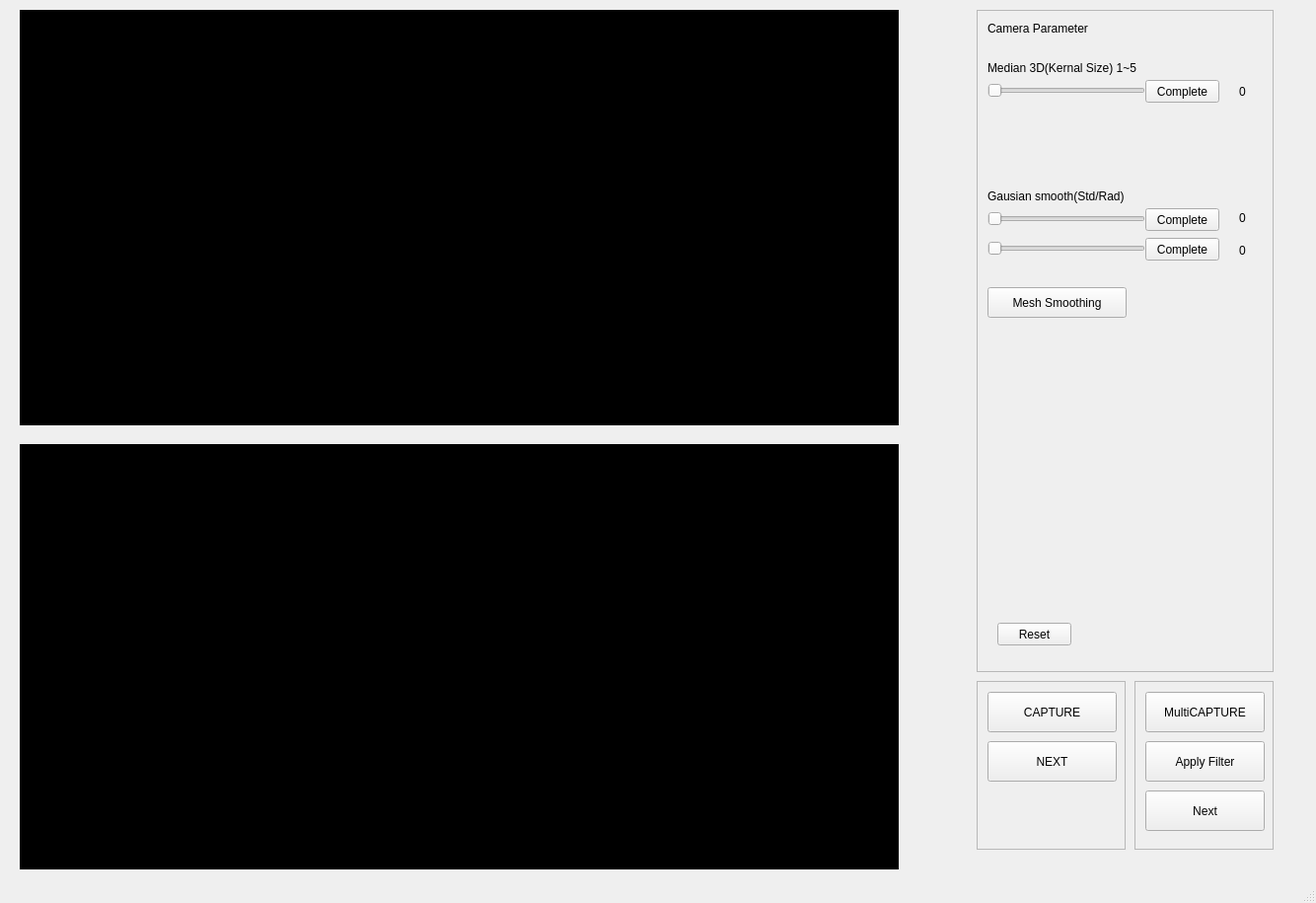
<?xml version="1.0" encoding="UTF-8"?>
<ui version="4.0">
 <class>ScanModuleQTClass</class>
 <widget class="QMainWindow" name="ScanModuleQTClass">
  <property name="geometry">
   <rect>
    <x>0</x>
    <y>0</y>
    <width>1334</width>
    <height>915</height>
   </rect>
  </property>
  <property name="windowTitle">
   <string>ScanModuleQT</string>
  </property>
  <widget class="QWidget" name="centralWidget">
   <widget class="QFrame" name="Viewer_cad_3D">
    <property name="geometry">
     <rect>
      <x>20</x>
      <y>10</y>
      <width>891</width>
      <height>421</height>
     </rect>
    </property>
    <property name="styleSheet">
     <string notr="true">background-color: rgb(0, 0, 0);</string>
    </property>
    <property name="frameShape">
     <enum>QFrame::StyledPanel</enum>
    </property>
    <property name="frameShadow">
     <enum>QFrame::Raised</enum>
    </property>
   </widget>
   <widget class="QFrame" name="Viewer_cad_2D">
    <property name="geometry">
     <rect>
      <x>20</x>
      <y>450</y>
      <width>891</width>
      <height>431</height>
     </rect>
    </property>
    <property name="styleSheet">
     <string notr="true">background-color: rgb(0, 0, 0);</string>
    </property>
    <property name="frameShape">
     <enum>QFrame::StyledPanel</enum>
    </property>
    <property name="frameShadow">
     <enum>QFrame::Raised</enum>
    </property>
   </widget>
   <widget class="QScrollArea" name="scrollArea_2">
    <property name="geometry">
     <rect>
      <x>990</x>
      <y>10</y>
      <width>301</width>
      <height>671</height>
     </rect>
    </property>
    <property name="widgetResizable">
     <bool>true</bool>
    </property>
    <widget class="QWidget" name="scrollAreaWidgetContents_2">
     <property name="geometry">
      <rect>
       <x>0</x>
       <y>0</y>
       <width>299</width>
       <height>669</height>
      </rect>
     </property>
     <widget class="QSlider" name="Median3D_slid">
      <property name="geometry">
       <rect>
        <x>10</x>
        <y>70</y>
        <width>160</width>
        <height>22</height>
       </rect>
      </property>
      <property name="minimum">
       <number>1</number>
      </property>
      <property name="maximum">
       <number>5</number>
      </property>
      <property name="orientation">
       <enum>Qt::Horizontal</enum>
      </property>
     </widget>
     <widget class="QLabel" name="ParameterTitle">
      <property name="geometry">
       <rect>
        <x>10</x>
        <y>10</y>
        <width>151</width>
        <height>16</height>
       </rect>
      </property>
      <property name="text">
       <string>Camera Parameter</string>
      </property>
     </widget>
     <widget class="QLabel" name="label_27">
      <property name="geometry">
       <rect>
        <x>10</x>
        <y>50</y>
        <width>241</width>
        <height>16</height>
       </rect>
      </property>
      <property name="text">
       <string>Median 3D(Kernal Size) 1~5</string>
      </property>
     </widget>
     <widget class="QLabel" name="label_29">
      <property name="geometry">
       <rect>
        <x>10</x>
        <y>180</y>
        <width>171</width>
        <height>16</height>
       </rect>
      </property>
      <property name="text">
       <string>Gausian smooth(Std/Rad)</string>
      </property>
     </widget>
     <widget class="QSlider" name="GausianStd_slid">
      <property name="geometry">
       <rect>
        <x>10</x>
        <y>200</y>
        <width>160</width>
        <height>22</height>
       </rect>
      </property>
      <property name="minimum">
       <number>0</number>
      </property>
      <property name="maximum">
       <number>100</number>
      </property>
      <property name="singleStep">
       <number>5</number>
      </property>
      <property name="orientation">
       <enum>Qt::Horizontal</enum>
      </property>
     </widget>
     <widget class="QSlider" name="GausianRad_slid">
      <property name="geometry">
       <rect>
        <x>10</x>
        <y>230</y>
        <width>160</width>
        <height>22</height>
       </rect>
      </property>
      <property name="minimum">
       <number>0</number>
      </property>
      <property name="maximum">
       <number>100</number>
      </property>
      <property name="singleStep">
       <number>5</number>
      </property>
      <property name="orientation">
       <enum>Qt::Horizontal</enum>
      </property>
     </widget>
     <widget class="QPushButton" name="MeshSmoothBtn">
      <property name="geometry">
       <rect>
        <x>10</x>
        <y>280</y>
        <width>141</width>
        <height>31</height>
       </rect>
      </property>
      <property name="text">
       <string>Mesh Smoothing</string>
      </property>
     </widget>
     <widget class="QPushButton" name="MedianBtn">
      <property name="geometry">
       <rect>
        <x>170</x>
        <y>70</y>
        <width>75</width>
        <height>23</height>
       </rect>
      </property>
      <property name="text">
       <string>Complete</string>
      </property>
     </widget>
     <widget class="QPushButton" name="GausianStdBtn">
      <property name="geometry">
       <rect>
        <x>170</x>
        <y>200</y>
        <width>75</width>
        <height>23</height>
       </rect>
      </property>
      <property name="text">
       <string>Complete</string>
      </property>
     </widget>
     <widget class="QPushButton" name="GausianRadBtn">
      <property name="geometry">
       <rect>
        <x>170</x>
        <y>230</y>
        <width>75</width>
        <height>23</height>
       </rect>
      </property>
      <property name="text">
       <string>Complete</string>
      </property>
     </widget>
     <widget class="QPushButton" name="ResetBtn">
      <property name="geometry">
       <rect>
        <x>20</x>
        <y>620</y>
        <width>75</width>
        <height>23</height>
       </rect>
      </property>
      <property name="text">
       <string>Reset</string>
      </property>
     </widget>
     <widget class="QLabel" name="MedianVal">
      <property name="geometry">
       <rect>
        <x>265</x>
        <y>71</y>
        <width>71</width>
        <height>21</height>
       </rect>
      </property>
      <property name="text">
       <string>0</string>
      </property>
     </widget>
     <widget class="QLabel" name="StdVal">
      <property name="geometry">
       <rect>
        <x>265</x>
        <y>200</y>
        <width>51</width>
        <height>20</height>
       </rect>
      </property>
      <property name="text">
       <string>0</string>
      </property>
     </widget>
     <widget class="QLabel" name="RadVal">
      <property name="geometry">
       <rect>
        <x>265</x>
        <y>232</y>
        <width>41</width>
        <height>21</height>
       </rect>
      </property>
      <property name="text">
       <string>0</string>
      </property>
     </widget>
    </widget>
   </widget>
   <widget class="QScrollArea" name="scrollArea">
    <property name="geometry">
     <rect>
      <x>990</x>
      <y>690</y>
      <width>151</width>
      <height>171</height>
     </rect>
    </property>
    <property name="widgetResizable">
     <bool>true</bool>
    </property>
    <widget class="QWidget" name="scrollAreaWidgetContents">
     <property name="geometry">
      <rect>
       <x>0</x>
       <y>0</y>
       <width>149</width>
       <height>169</height>
      </rect>
     </property>
     <widget class="QPushButton" name="CapBtn">
      <property name="geometry">
       <rect>
        <x>10</x>
        <y>10</y>
        <width>131</width>
        <height>41</height>
       </rect>
      </property>
      <property name="text">
       <string>CAPTURE</string>
      </property>
     </widget>
     <widget class="QPushButton" name="NextBtn">
      <property name="geometry">
       <rect>
        <x>10</x>
        <y>60</y>
        <width>131</width>
        <height>41</height>
       </rect>
      </property>
      <property name="text">
       <string>NEXT</string>
      </property>
     </widget>
    </widget>
   </widget>
   <widget class="QScrollArea" name="scrollArea_3">
    <property name="geometry">
     <rect>
      <x>1150</x>
      <y>690</y>
      <width>141</width>
      <height>171</height>
     </rect>
    </property>
    <property name="widgetResizable">
     <bool>true</bool>
    </property>
    <widget class="QWidget" name="scrollAreaWidgetContents_3">
     <property name="geometry">
      <rect>
       <x>0</x>
       <y>0</y>
       <width>139</width>
       <height>169</height>
      </rect>
     </property>
     <widget class="QPushButton" name="MultiCatpBtn">
      <property name="geometry">
       <rect>
        <x>10</x>
        <y>10</y>
        <width>121</width>
        <height>41</height>
       </rect>
      </property>
      <property name="text">
       <string>MultiCAPTURE</string>
      </property>
     </widget>
     <widget class="QPushButton" name="FilterApplyBtn">
      <property name="geometry">
       <rect>
        <x>10</x>
        <y>60</y>
        <width>121</width>
        <height>41</height>
       </rect>
      </property>
      <property name="text">
       <string>Apply Filter</string>
      </property>
     </widget>
     <widget class="QPushButton" name="NextBtn2">
      <property name="geometry">
       <rect>
        <x>10</x>
        <y>110</y>
        <width>121</width>
        <height>41</height>
       </rect>
      </property>
      <property name="text">
       <string>Next</string>
      </property>
     </widget>
    </widget>
   </widget>
   <zorder>scrollArea_3</zorder>
   <zorder>scrollArea</zorder>
   <zorder>Viewer_cad_3D</zorder>
   <zorder>Viewer_cad_2D</zorder>
   <zorder>scrollArea_2</zorder>
  </widget>
  <widget class="QMenuBar" name="menuBar">
   <property name="geometry">
    <rect>
     <x>0</x>
     <y>0</y>
     <width>1334</width>
     <height>21</height>
    </rect>
   </property>
  </widget>
  <widget class="QStatusBar" name="statusBar"/>
 </widget>
 <layoutdefault spacing="6" margin="11"/>
 <resources>
  <include location="scanmoduleqt.qrc"/>
 </resources>
 <connections/>
</ui>
